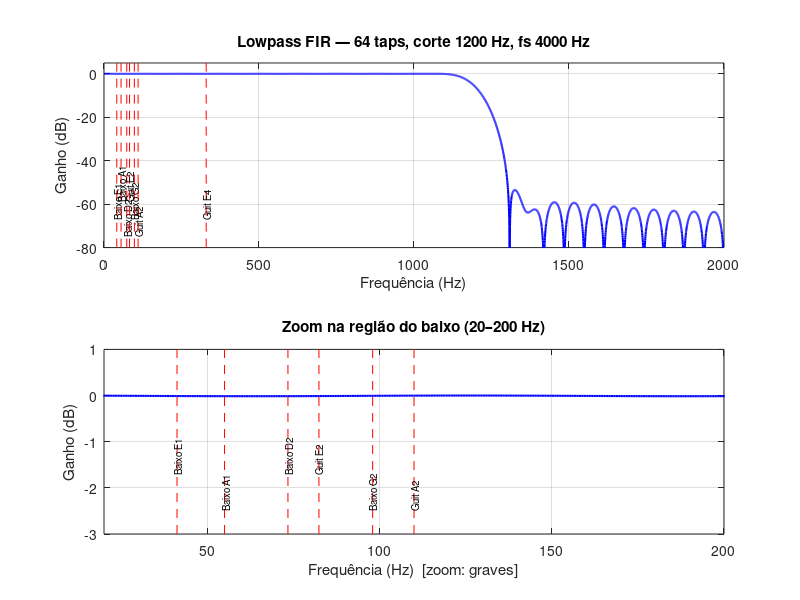
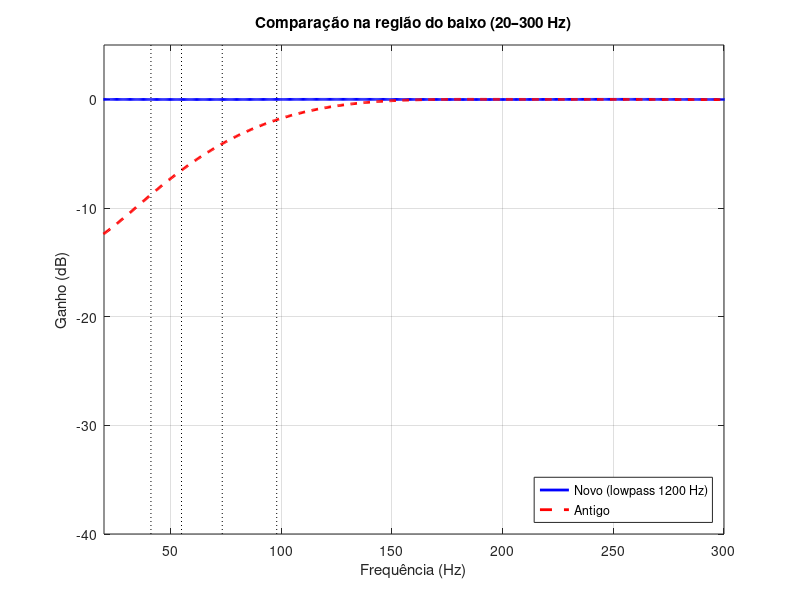

Recreate these plots in MATLAB, in order. (Note: this script raises an error after producing the figures.)
% generate_fir_coeffs.m
%
% Gera coeficientes FIR lowpass para o afinador de guitarra + baixo.
% Substitui o filtro atual que atenua frequências abaixo de ~80 Hz,
% impedindo a detecção das cordas graves do baixo (E1=41Hz, A1=55Hz).
%
% Uso:
%   octave generate_fir_coeffs.m
%
% Saída:
%   - Gráfico da resposta em frequência
%   - Arquivo ../src/dsp/fir_coeffs.c com os novos coeficientes

pkg load signal;

% ===== Parâmetros (devem bater com dsp.h) =====
fs      = 4000;   % SAMPLE_RATE
N       = 64;     % NUM_TAPS
nyquist = fs / 2; % 2000 Hz

% ===== Notas de referência =====
note_names = {'Baixo E1','Baixo A1','Baixo D2','Baixo G2','Guit E2','Guit A2','Guit E4'};
note_freqs = [ 41.2,      55.0,      73.4,      98.0,      82.4,     110.0,    329.6 ];

% ===== Projeto do filtro =====
% Lowpass com corte em 1200 Hz: passa todas as notas de baixo e guitarra
% (incluindo harmônicos relevantes para o HPS até ~3x a nota mais grave)
% e atenua ruído acima de ~1400 Hz.
%
% Ganho DC ~1.0 garante que E1 (41 Hz) e A1 (55 Hz) passem sem atenuação.
% O IIR HPF (alpha=0.97, corte ~20 Hz) já remove o DC antes deste filtro.

f_cutoff = 1200;               % Hz — borda do passband
wn       = f_cutoff / nyquist; % normalizado: 0..1 (1 = Nyquist)

b = fir1(N - 1, wn, 'low', hamming(N));

% ===== Verificação de ganho nas notas críticas =====
fprintf('\n--- Ganho do filtro nas notas críticas ---\n');
fprintf('%-12s  %8s  %10s\n', 'Nota', 'Freq(Hz)', 'Ganho(dB)');
fprintf('%s\n', repmat('-', 1, 36));
for k = 1:length(note_freqs)
    f   = note_freqs(k);
    w   = 2 * pi * f / fs;
    H   = abs(sum(b .* exp(-1j * w * (0:N-1))));
    dB  = 20 * log10(H + 1e-12);
    fprintf('%-12s  %8.1f  %+10.2f dB\n', note_names{k}, f, dB);
end
fprintf('\n');

% ===== Ganho DC =====
dc_gain = sum(b);
fprintf('Ganho DC: %.4f  (ideal = 1.0)\n', dc_gain);
fprintf('N taps: %d  |  fs: %d Hz  |  corte: %d Hz\n\n', N, fs, f_cutoff);

% ===== Gráfico =====
[H_resp, f_axis] = freqz(b, 1, 4096, fs);
H_dB = 20 * log10(abs(H_resp) + 1e-12);

figure('Name', 'Resposta em frequência do novo filtro FIR');
subplot(2,1,1);
plot(f_axis, H_dB, 'b-', 'LineWidth', 1.5); hold on;
for k = 1:length(note_freqs)
    plot([note_freqs(k) note_freqs(k)], [-80 5], 'r--');
    text(note_freqs(k), -75 + mod(k,3)*8, note_names{k}, 'FontSize', 7, 'Rotation', 90);
end
ylim([-80 5]);
xlim([0 nyquist]);
xlabel('Frequência (Hz)');
ylabel('Ganho (dB)');
title(sprintf('Lowpass FIR — %d taps, corte %d Hz, fs %d Hz', N, f_cutoff, fs));
grid on;

subplot(2,1,2);
plot(f_axis, H_dB, 'b-', 'LineWidth', 1.5); hold on;
for k = 1:length(note_freqs)
    plot([note_freqs(k) note_freqs(k)], [-3 1], 'r--');
    text(note_freqs(k), -2.5 + mod(k,2)*0.8, note_names{k}, 'FontSize', 7, 'Rotation', 90);
end
ylim([-3 1]);
xlim([20 200]);
xlabel('Frequência (Hz)  [zoom: graves]');
ylabel('Ganho (dB)');
title('Zoom na região do baixo (20–200 Hz)');
grid on;

% ===== Comparação com o filtro antigo =====
fir_old = [ ...
    -0.00019963, 0.00046691, 0.00035070, -0.00076233, -0.00207077, ...
    -0.00222905, -0.00083510, 0.00048556, -0.00073123, -0.00475865, ...
    -0.00825601, -0.00727923, -0.00245701, -0.00001404, -0.00556880, ...
    -0.01639876, -0.02201229, -0.01516454, -0.00235712, 0.00000327, ...
    -0.01658760, -0.03930061, -0.04323853, -0.01878963, 0.01117643, ...
    0.00836715, -0.03936117, -0.09263793, -0.08430548, 0.02052339, ...
    0.18146407, 0.30212950, 0.30212950, 0.18146407, 0.02052339, ...
    -0.08430548, -0.09263793, -0.03936117, 0.00836715, 0.01117643, ...
    -0.01878963, -0.04323853, -0.03930061, -0.01658760, 0.00000327, ...
    -0.00235712, -0.01516454, -0.02201229, -0.01639876, -0.00556880, ...
    -0.00001404, -0.00245701, -0.00727923, -0.00825601, -0.00475865, ...
    -0.00073123, 0.00048556, -0.00083510, -0.00222905, -0.00207077, ...
    -0.00076233, 0.00035070, 0.00046691, -0.00019963 ...
];

[H_old, ~] = freqz(fir_old, 1, 4096, fs);

figure('Name', 'Comparação: filtro antigo vs novo');
plot(f_axis, 20*log10(abs(H_resp)+1e-12), 'b-', 'LineWidth', 2); hold on;
plot(f_axis, 20*log10(abs(H_old)+1e-12),  'r--', 'LineWidth', 2);
for k = 1:4  % só notas de baixo
    plot([note_freqs(k) note_freqs(k)], [-40 5], ':k');
end
ylim([-40 5]);
xlim([20 300]);
legend('Novo (lowpass 1200 Hz)', 'Antigo', 'Location', 'SouthEast');
xlabel('Frequência (Hz)');
ylabel('Ganho (dB)');
title('Comparação na região do baixo (20–300 Hz)');
grid on;

% ===== Gravar fir_coeffs.c =====
out_file = '../src/dsp/fir_coeffs.c';
fid = fopen(out_file, 'w');
if fid < 0
    error('Não foi possível abrir %s para escrita', out_file);
end

fprintf(fid, '#include "fir_coeffs.h"\n');
fprintf(fid, '/* Lowpass FIR — %d taps, corte %d Hz, fs %d Hz, janela Hamming */\n', N, f_cutoff, fs);
fprintf(fid, '/* Gerado por tests/generate_fir_coeffs.m                        */\n');
fprintf(fid, 'const float32_t fir_coeffs[NUM_TAPS] = {\n');
for i = 1:N
    if i < N
        fprintf(fid, '    %.8f,\n', b(i));
    else
        fprintf(fid, '    %.8f\n', b(i));
    end
end
fprintf(fid, '};\n');
fclose(fid);

fprintf('Coeficientes gravados em: %s\n', out_file);
fprintf('Pressione Enter para fechar os gráficos...\n');
pause;
